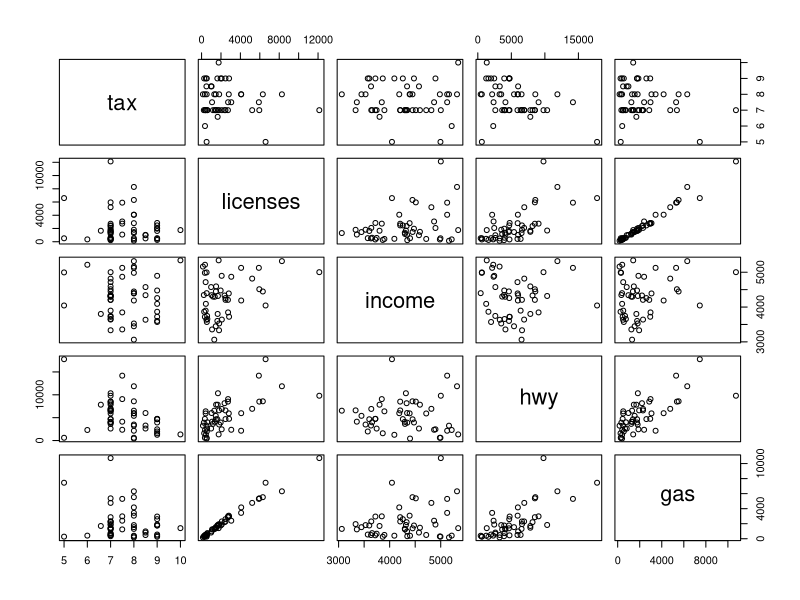
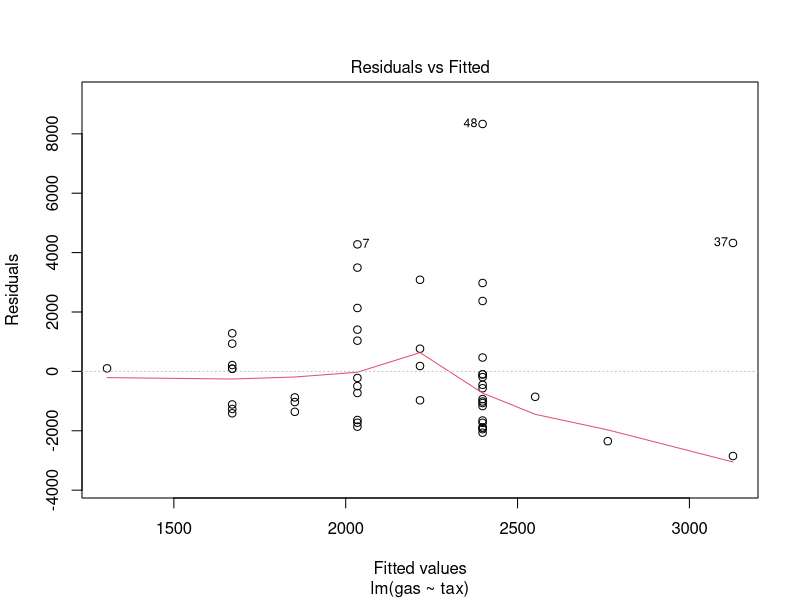
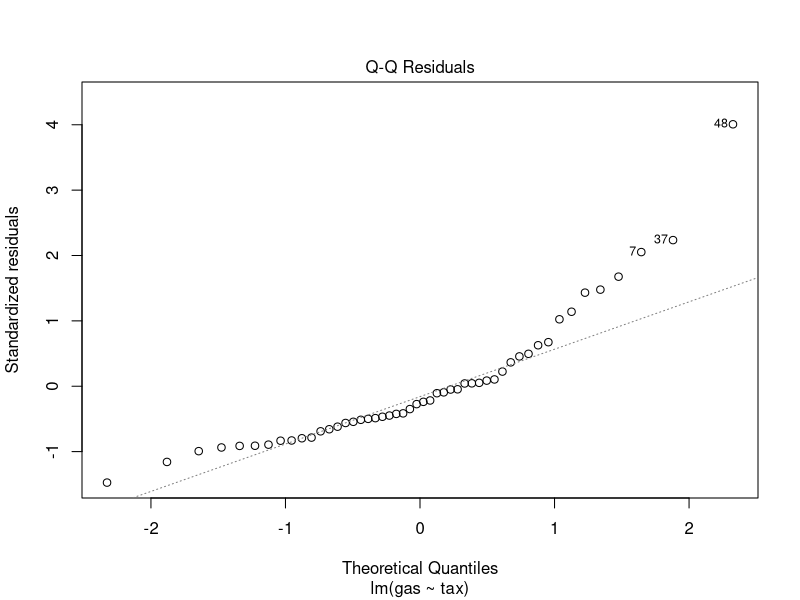
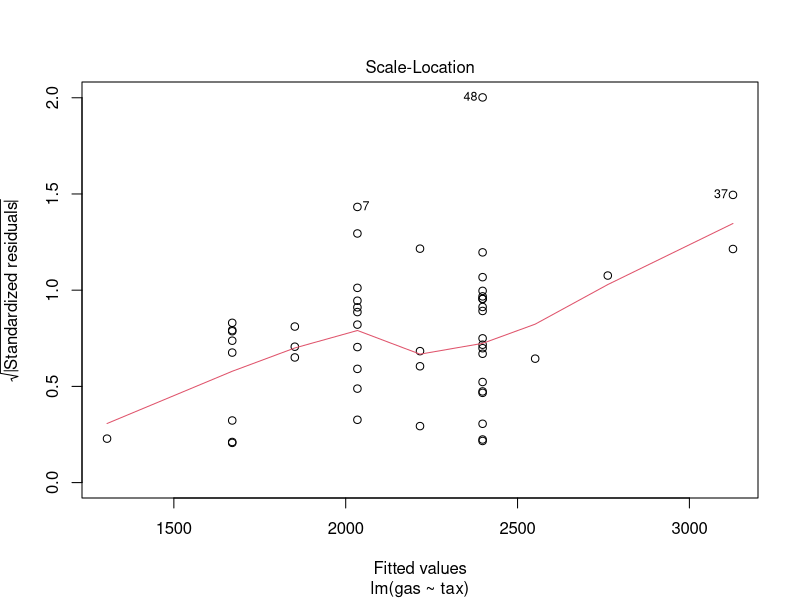
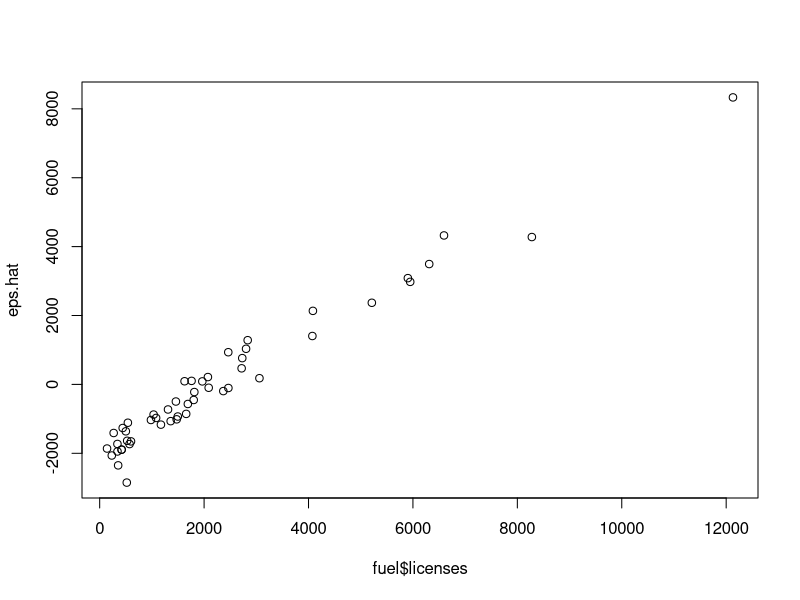

The R source for these figures, in order:
## ---- chunk 1
knitr::opts_chunk$set(echo = TRUE)

## ---- chunk 2
library(tidyverse) # imports a set of the "basic" tidyverse packages (including tidyr and dplyr)
library(magrittr) # imports a code pipe %>%
## ---- chunk 3
x = 1:10
y = rnorm(length(x),mean=x)
mean(x)
x %>% mean

x %>% mean %>% cos

cov(x,y)
x %>% cov(y)
x %>% cov(.,y)
## ---- chunk 4
z = x
z %<>% mean
z
## ---- chunk 5
# The dataset below contains data for the 50 states, including 
# 1971 population in thousands (pop), 
# 1972 gasoline tax in cents per gallon (tax), 
# thousands of licensed drivers 1971 (licenses), 
# per capita income in dollars (income), 
# thousands of miles of federally funded highways in 1971 (hwy) 
# total 1972 fuel consumption in millions of gallons (gas)

fuel = read.csv('../../data/fuel.csv')
fuel %<>% drop_na

head(fuel)
pairs(fuel %>% dplyr::select(-pop,-state)) 
## ---- chunk 6
slr = lm(gas~tax, data=fuel)

summary(slr)
plot(slr,which=c(1,2,3))
## ---- chunk 7
eps.hat = resid(slr)
plot(fuel$licenses,eps.hat)

resid.mod.licenses = lm(eps.hat~fuel$licenses)
summary(resid.mod.licenses)
## ---- chunk 8
mlr = lm(gas~tax+licenses, data=fuel)
summary(mlr)
## ---- chunk 9
slr
resid.mod.licenses # SLR on residuals
mlr
## ---- chunk 10
# our whole model is not trash:
summary(mlr)
